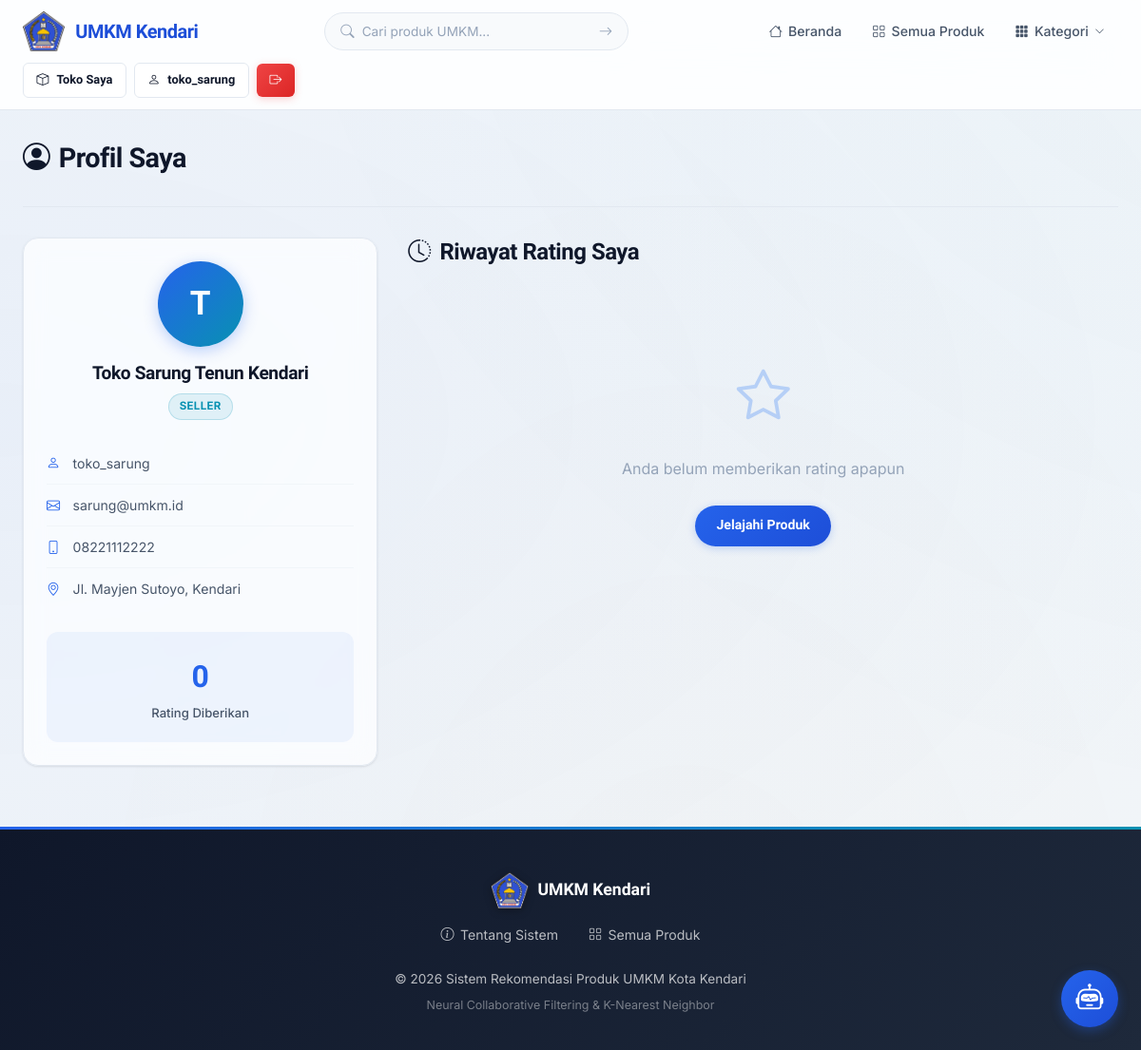
The page /profil (signed in) on the database its author committed.
### tables this page shows
CREATE TABLE users (
            id INTEGER PRIMARY KEY AUTOINCREMENT,
            username TEXT UNIQUE NOT NULL,
            email TEXT UNIQUE NOT NULL,
            password_hash TEXT NOT NULL,
            role TEXT NOT NULL DEFAULT 'buyer' CHECK(role IN ('admin','seller','buyer')),
            nama_lengkap TEXT NOT NULL,
            alamat TEXT DEFAULT '',
            no_telepon TEXT DEFAULT '',
            created_at TIMESTAMP DEFAULT CURRENT_TIMESTAMP
        );

### routes/main.py (the view)
@main_bp.route('/profil')
@login_required
def profil():
    user_ratings = Rating.get_by_user(current_user.id)
    rating_count = len(user_ratings)
    kategori_list = Kategori.get_all()
    return render_template('user/profil.html',
                           user_ratings=user_ratings,
                           rating_count=rating_count,
                           kategori_list=kategori_list)

### models/database.py (called while the page is built)
def get_db():
    from flask import g
    if 'db' not in g:
        g.db = sqlite3.connect(DATABASE)
        g.db.row_factory = sqlite3.Row
        g.db.execute("PRAGMA foreign_keys = ON")
    return g.db

### models/kategori.py (called while the page is built)
    @staticmethod
    def get_all():
        db = get_db()
        rows = db.execute('SELECT * FROM kategori ORDER BY nama').fetchall()
        return [Kategori(**dict(row)) for row in rows]

### models/rating.py (called while the page is built)
    @staticmethod
    def get_by_user(user_id):
        db = get_db()
        rows = db.execute('''
            SELECT r.*, p.nama as produk_nama
            FROM ratings r
            JOIN produk p ON r.produk_id = p.id
            WHERE r.user_id = ?
            ORDER BY r.created_at DESC
        ''', (user_id,)).fetchall()
        return [Rating(**dict(row)) for row in rows]

### models/user.py (called while the page is built)
    @staticmethod
    def get_by_id(user_id):
        db = get_db()
        row = db.execute('SELECT * FROM users WHERE id = ?', (user_id,)).fetchone()
        if row:
            return User(**dict(row))
        return None

### templates/user/profil.html (shortened to what this page needs)
{% extends "base.html" %}
{% block content %}
<div class="container">
    <div class="dashboard-header">
        <h1><i class="bi bi-person-circle"></i> Profil Saya</h1>
    </div>
    <div style="display: grid; grid-template-columns: 1fr 2fr; gap: 2rem; align-items: start;">
        <div class="glass-card" style="text-align: center;">
            <div style="margin-bottom: 1.5rem;">
                <div style="width: 90px; height: 90px; border-radius: 50%; background: linear-gradient(135deg, var(--primary), var(--secondary)); display: flex; align-items: center; justify-content: center; margin: 0 auto 1rem; font-size: 2.2rem; color: white; font-family: 'Plus Jakarta Sans', sans-serif; font-weight: 700; box-shadow: 0 4px 16px rgba(37, 99, 235, 0.3);">
                    {{ current_user.nama_lengkap[0]|upper }}
                </div>
                <h3 style="font-size: 1.2rem; margin-bottom: 0.4rem;">{{ current_user.nama_lengkap }}</h3>
                <span class="role-badge {{ current_user.role }}">{{ current_user.role|upper }}</span>
            </div>
            <div style="font-size: 0.88rem; text-align: left;">
                <div style="padding: 0.6rem 0; border-bottom: 1px solid var(--border-light); color: var(--text-secondary); display: flex; align-items: center; gap: 0.6rem;">
                    <i class="bi bi-person" style="color: var(--primary); width: 18px;"></i> {{ current_user.username }}
                </div>
                <div style="padding: 0.6rem 0; border-bottom: 1px solid var(--border-light); color: var(--text-secondary); display: flex; align-items: center; gap: 0.6rem;">
                    <i class="bi bi-envelope" style="color: var(--primary); width: 18px;"></i> {{ current_user.email }}
                </div>
                {% if current_user.no_telepon %}
                <div style="padding: 0.6rem 0; border-bottom: 1px solid var(--border-light); color: var(--text-secondary); display: flex; align-items: center; gap: 0.6rem;">
                    <i class="bi bi-phone" style="color: var(--primary); width: 18px;"></i> {{ current_user.no_telepon }}
                </div>
                {% endif %}
                {% if current_user.alamat %}
                <div style="padding: 0.6rem 0; color: var(--text-secondary); display: flex; align-items: center; gap: 0.6rem;">
                    <i class="bi bi-geo-alt" style="color: var(--primary); width: 18px;"></i> {{ current_user.alamat }}
                </div>
                {% endif %}
            </div>
            <div style="margin-top: 1.5rem; background: var(--bg-highlight); border-radius: var(--radius-md); padding: 1.2rem; text-align: center;">
                <div style="font-size: 2rem; font-weight: 800; color: var(--primary); font-family: 'Plus Jakarta Sans', sans-serif;">{{ rating_count }}</div>
                <div style="font-size: 0.82rem; color: var(--text-secondary); font-weight: 500;">Rating Diberikan</div>
            </div>
        </div>
        <div>
            <div class="section-header">
                <h2><i class="bi bi-clock-history"></i> Riwayat Rating Saya</h2>
            </div>
            {% if user_ratings %}
                {% for rating in user_ratings %}
                <div class="review-card">
                    <div class="review-header">
                        <div style="display: flex; align-items: center; gap: 0.5rem;">
                            <a href="{{ url_for('main.detail_produk', produk_id=rating.produk_id) }}" style="font-weight: 700; color: var(--text-primary);">
                                {{ rating.produk_nama }}
                            </a>
                            <span class="stars" style="color: var(--accent); font-size: 0.88rem;">
                                {% for i in range(5) %}
                                    {% if i < rating.score %}★{% else %}☆{% endif %}
                                {% endfor %}
                            </span>
                        </div>
                        <span class="review-date">{{ rating.created_at }}</span>
                    </div>
                    {% if rating.review %}
                    <p class="review-text">{{ rating.review }}</p>
                    {% endif %}
                </div>
                {% endfor %}
            {% else %}
                <div class="empty-state">
                    <i class="bi bi-star"></i>
                    <p>Anda belum memberikan rating apapun</p>
                    <a href="{{ url_for('main.index') }}" class="btn btn-primary mt-2" style="border-radius: var(--radius-full);">Jelajahi Produk</a>
                </div>
            {% endif %}
        </div>
    </div>
</div>
{% endblock %}

### templates/base.html (shortened to what this page needs)
<!DOCTYPE html>
<html lang="id">
<head>
    <link rel="stylesheet" href="{{ url_for('static', filename='css/style.css') }}">
    <link rel="stylesheet" href="https://cdn.jsdelivr.net/npm/bootstrap-icons@1.11.3/font/bootstrap-icons.min.css">
    <link rel="stylesheet" href="https://cdn.jsdelivr.net/npm/sweetalert2@11/dist/sweetalert2.min.css">
</head>
<body>
    <nav class="navbar" id="mainNav">
        <div class="container">
            <a href="{{ url_for('main.index') }}" class="navbar-brand" style="display: flex; align-items: center; gap: 0.7rem; text-decoration: none;">
                <img src="{{ url_for('static', filename='logo.png') }}" alt="Logo Kota Kendari" style="height: 42px; width: auto; object-fit: contain;">
                <span>UMKM Kendari</span>
            </a>
            <form action="{{ url_for('main.search') }}" method="GET" class="nav-search">
                <i class="bi bi-search"></i>
                <input type="text" name="q" placeholder="Cari produk UMKM..." value="{{ request.args.get('q', '') }}">
                <button type="submit"><i class="bi bi-arrow-right"></i></button>
            </form>
            <ul class="navbar-nav">
                <li><a href="{{ url_for('main.index') }}" class="nav-link {% if request.endpoint == 'main.index' %}active{% endif %}"><i class="bi bi-house"></i> Beranda</a></li>
                <li><a href="{{ url_for('main.list_produk') }}" class="nav-link {% if request.endpoint == 'main.list_produk' and not request.args.get('kategori') %}active{% endif %}"><i class="bi bi-grid"></i> Semua Produk</a></li>
                {% if kategori_list %}
                <li class="nav-dropdown">
                    <button class="nav-link nav-dropdown-toggle" id="kategoriDropdownBtn" aria-expanded="false">
                        <i class="bi bi-grid-3x3-gap-fill"></i> Kategori
                        <i class="bi bi-chevron-down nav-dropdown-chevron"></i>
                    </button>
                </li>
                {% endif %}
            </ul>
            <div class="nav-auth">
                {% if current_user.is_authenticated %}
                    {% if current_user.role == 'admin' %}
                        <a href="{{ url_for('admin.dashboard') }}" class="btn btn-sm btn-secondary"><i class="bi bi-gear"></i> Admin</a>
                    {% elif current_user.role == 'seller' %}
                        <a href="{{ url_for('seller.dashboard') }}" class="btn btn-sm btn-secondary"><i class="bi bi-box"></i> Toko Saya</a>
                    {% endif %}
                    <a href="{{ url_for('main.profil') }}" class="btn btn-sm btn-secondary"><i class="bi bi-person"></i> {{ current_user.username }}</a>
                    <a href="{{ url_for('auth.logout') }}" class="btn btn-sm btn-danger"><i class="bi bi-box-arrow-right"></i></a>
                {% else %}
                    <a href="{{ url_for('auth.login') }}" class="btn btn-sm btn-secondary">Masuk</a>
                    <a href="{{ url_for('auth.register') }}" class="btn btn-sm btn-primary">Daftar</a>
                {% endif %}
            </div>
        </div>
    </nav>
    <main>
        {% block content %}{% endblock %}
    </main>
    <footer class="footer">
        <div class="container">
            <div class="footer-brand" style="display: flex; align-items: center; justify-content: center; gap: 0.6rem; margin-bottom: 1rem;">
                <img src="{{ url_for('static', filename='logo.png') }}" alt="Logo Kota Kendari" style="height: 38px; width: auto; object-fit: contain; filter: drop-shadow(0 2px 4px rgba(0,0,0,0.3));">
                <span>UMKM Kendari</span>
            </div>
            <div class="footer-links">
                <a href="{{ url_for('main.tentang') }}"><i class="bi bi-info-circle"></i> Tentang Sistem</a>
                <a href="{{ url_for('main.list_produk') }}"><i class="bi bi-grid"></i> Semua Produk</a>
            </div>
            <p>&copy; 2026 Sistem Rekomendasi Produk UMKM Kota Kendari</p>
            <p style="margin-top: 0.3rem; font-size: 0.78rem; opacity: 0.6;">Neural Collaborative Filtering & K-Nearest Neighbor</p>
        </div>
    </footer>
    {% include "partials/chatbot_widget.html" %}
</body>
</html>

### rows shown on the page
users: username "toko_sarung", nama_lengkap "T", nama_lengkap "Toko Sarung Tenun Kendari", role "SELLER", email "sarung@umkm.id", no_telepon "08221112222", alamat "Jl. Mayjen Sutoyo, Kendari"

### other values the page prints
{{ rating_count }} "0"
